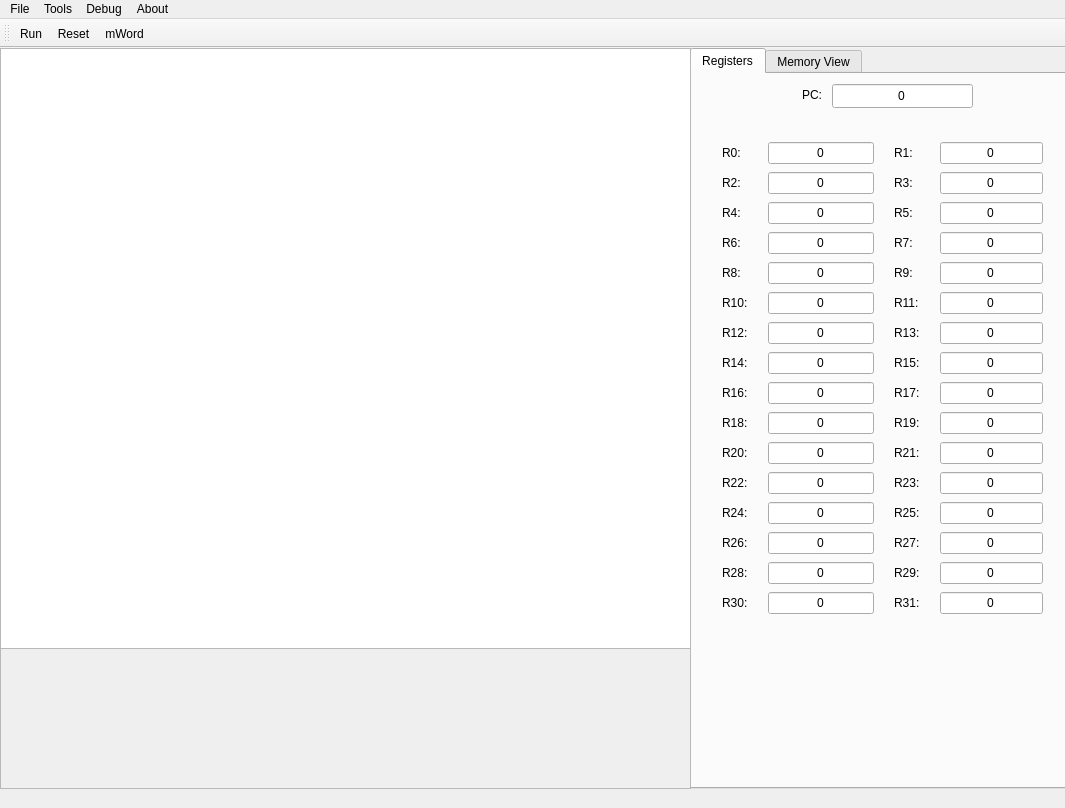
<?xml version="1.0" encoding="UTF-8"?>
<ui version="4.0">
 <class>MainWindow</class>
 <widget class="QMainWindow" name="MainWindow">
  <property name="geometry">
   <rect>
    <x>0</x>
    <y>0</y>
    <width>1065</width>
    <height>808</height>
   </rect>
  </property>
  <property name="sizePolicy">
   <sizepolicy hsizetype="Fixed" vsizetype="Fixed">
    <horstretch>0</horstretch>
    <verstretch>0</verstretch>
   </sizepolicy>
  </property>
  <property name="maximumSize">
   <size>
    <width>1065</width>
    <height>808</height>
   </size>
  </property>
  <property name="contextMenuPolicy">
   <enum>Qt::DefaultContextMenu</enum>
  </property>
  <property name="windowTitle">
   <string>SRCsim Alpha</string>
  </property>
  <property name="windowIcon">
   <iconset resource="resources.qrc">
    <normaloff>:/main_icon</normaloff>:/main_icon</iconset>
  </property>
  <property name="styleSheet">
   <string notr="true"/>
  </property>
  <widget class="QWidget" name="centralwidget">
   <property name="styleSheet">
    <string notr="true"/>
   </property>
   <widget class="QTabWidget" name="mainTabs">
    <property name="geometry">
     <rect>
      <x>690</x>
      <y>0</y>
      <width>391</width>
      <height>741</height>
     </rect>
    </property>
    <property name="toolTip">
     <string>&lt;html&gt;&lt;head/&gt;&lt;body&gt;&lt;p&gt;Editor&lt;/p&gt;&lt;/body&gt;&lt;/html&gt;</string>
    </property>
    <property name="whatsThis">
     <string>&lt;html&gt;&lt;head/&gt;&lt;body&gt;&lt;p&gt;Main Editor&lt;/p&gt;&lt;p&gt;&lt;br/&gt;&lt;/p&gt;&lt;/body&gt;&lt;/html&gt;</string>
    </property>
    <property name="autoFillBackground">
     <bool>false</bool>
    </property>
    <property name="styleSheet">
     <string notr="true"/>
    </property>
    <property name="currentIndex">
     <number>0</number>
    </property>
    <property name="documentMode">
     <bool>false</bool>
    </property>
    <widget class="QWidget" name="registersTab">
     <property name="styleSheet">
      <string notr="true"/>
     </property>
     <attribute name="title">
      <string>Registers</string>
     </attribute>
     <widget class="QLineEdit" name="pcEdit">
      <property name="geometry">
       <rect>
        <x>140</x>
        <y>10</y>
        <width>141</width>
        <height>24</height>
       </rect>
      </property>
      <property name="text">
       <string>0</string>
      </property>
      <property name="alignment">
       <set>Qt::AlignCenter</set>
      </property>
     </widget>
     <widget class="QLabel" name="pcLabel">
      <property name="geometry">
       <rect>
        <x>110</x>
        <y>10</y>
        <width>20</width>
        <height>21</height>
       </rect>
      </property>
      <property name="text">
       <string>PC:</string>
      </property>
     </widget>
     <widget class="QWidget" name="">
      <property name="geometry">
       <rect>
        <x>30</x>
        <y>60</y>
        <width>321</width>
        <height>491</height>
       </rect>
      </property>
      <layout class="QGridLayout" name="gridLayout">
       <property name="sizeConstraint">
        <enum>QLayout::SetDefaultConstraint</enum>
       </property>
       <property name="leftMargin">
        <number>0</number>
       </property>
       <property name="topMargin">
        <number>0</number>
       </property>
       <property name="rightMargin">
        <number>0</number>
       </property>
       <property name="horizontalSpacing">
        <number>20</number>
       </property>
       <property name="verticalSpacing">
        <number>0</number>
       </property>
       <item row="4" column="0">
        <widget class="QLabel" name="r0_label_17">
         <property name="text">
          <string>R8:</string>
         </property>
        </widget>
       </item>
       <item row="1" column="0">
        <widget class="QLabel" name="r2_label">
         <property name="text">
          <string>R2:</string>
         </property>
        </widget>
       </item>
       <item row="6" column="1">
        <widget class="QLineEdit" name="r12_edit">
         <property name="text">
          <string>0</string>
         </property>
         <property name="alignment">
          <set>Qt::AlignCenter</set>
         </property>
        </widget>
       </item>
       <item row="5" column="0">
        <widget class="QLabel" name="r0_label_19">
         <property name="text">
          <string>R10:</string>
         </property>
        </widget>
       </item>
       <item row="12" column="1">
        <widget class="QLineEdit" name="r24_edit">
         <property name="text">
          <string>0</string>
         </property>
         <property name="alignment">
          <set>Qt::AlignCenter</set>
         </property>
        </widget>
       </item>
       <item row="2" column="1">
        <widget class="QLineEdit" name="r4_edit">
         <property name="text">
          <string>0</string>
         </property>
         <property name="alignment">
          <set>Qt::AlignCenter</set>
         </property>
        </widget>
       </item>
       <item row="14" column="1">
        <widget class="QLineEdit" name="r28_edit">
         <property name="text">
          <string>0</string>
         </property>
         <property name="alignment">
          <set>Qt::AlignCenter</set>
         </property>
        </widget>
       </item>
       <item row="0" column="3" colspan="2">
        <widget class="QLineEdit" name="r1_edit">
         <property name="text">
          <string>0</string>
         </property>
         <property name="alignment">
          <set>Qt::AlignCenter</set>
         </property>
        </widget>
       </item>
       <item row="0" column="2">
        <widget class="QLabel" name="r1_label">
         <property name="text">
          <string>R1:</string>
         </property>
        </widget>
       </item>
       <item row="8" column="1">
        <widget class="QLineEdit" name="r16_edit">
         <property name="text">
          <string>0</string>
         </property>
         <property name="alignment">
          <set>Qt::AlignCenter</set>
         </property>
        </widget>
       </item>
       <item row="9" column="1">
        <widget class="QLineEdit" name="r18_edit">
         <property name="text">
          <string>0</string>
         </property>
         <property name="alignment">
          <set>Qt::AlignCenter</set>
         </property>
        </widget>
       </item>
       <item row="1" column="1">
        <widget class="QLineEdit" name="r2_edit">
         <property name="text">
          <string>0</string>
         </property>
         <property name="alignment">
          <set>Qt::AlignCenter</set>
         </property>
        </widget>
       </item>
       <item row="3" column="0">
        <widget class="QLabel" name="r0_label_12">
         <property name="text">
          <string>R6:</string>
         </property>
        </widget>
       </item>
       <item row="3" column="3" colspan="2">
        <widget class="QLineEdit" name="r7_edit">
         <property name="text">
          <string>0</string>
         </property>
         <property name="alignment">
          <set>Qt::AlignCenter</set>
         </property>
        </widget>
       </item>
       <item row="12" column="0">
        <widget class="QLabel" name="r0_label_23">
         <property name="text">
          <string>R24:</string>
         </property>
        </widget>
       </item>
       <item row="10" column="1">
        <widget class="QLineEdit" name="r20_edit">
         <property name="text">
          <string>0</string>
         </property>
         <property name="alignment">
          <set>Qt::AlignCenter</set>
         </property>
        </widget>
       </item>
       <item row="4" column="2">
        <widget class="QLabel" name="r0_label_16">
         <property name="text">
          <string>R9:</string>
         </property>
        </widget>
       </item>
       <item row="7" column="0">
        <widget class="QLabel" name="r0_label_35">
         <property name="text">
          <string>R14:</string>
         </property>
        </widget>
       </item>
       <item row="14" column="0">
        <widget class="QLabel" name="r0_label_31">
         <property name="text">
          <string>R28:</string>
         </property>
        </widget>
       </item>
       <item row="6" column="0">
        <widget class="QLabel" name="r0_label_14">
         <property name="text">
          <string>R12:</string>
         </property>
        </widget>
       </item>
       <item row="2" column="2">
        <widget class="QLabel" name="r0_label_10">
         <property name="text">
          <string>R5:</string>
         </property>
        </widget>
       </item>
       <item row="3" column="1">
        <widget class="QLineEdit" name="r6_edit">
         <property name="text">
          <string>0</string>
         </property>
         <property name="alignment">
          <set>Qt::AlignCenter</set>
         </property>
        </widget>
       </item>
       <item row="15" column="1">
        <widget class="QLineEdit" name="r30_edit">
         <property name="text">
          <string>0</string>
         </property>
         <property name="alignment">
          <set>Qt::AlignCenter</set>
         </property>
        </widget>
       </item>
       <item row="13" column="0">
        <widget class="QLabel" name="r0_label_22">
         <property name="text">
          <string>R26:</string>
         </property>
        </widget>
       </item>
       <item row="5" column="1">
        <widget class="QLineEdit" name="r10_edit">
         <property name="text">
          <string>0</string>
         </property>
         <property name="alignment">
          <set>Qt::AlignCenter</set>
         </property>
        </widget>
       </item>
       <item row="2" column="0">
        <widget class="QLabel" name="r4_label">
         <property name="text">
          <string>R4:</string>
         </property>
        </widget>
       </item>
       <item row="7" column="1">
        <widget class="QLineEdit" name="r14_edit">
         <property name="text">
          <string>0</string>
         </property>
         <property name="alignment">
          <set>Qt::AlignCenter</set>
         </property>
        </widget>
       </item>
       <item row="8" column="0">
        <widget class="QLabel" name="r0_label_24">
         <property name="text">
          <string>R16:</string>
         </property>
        </widget>
       </item>
       <item row="4" column="1">
        <widget class="QLineEdit" name="r8_edit">
         <property name="text">
          <string>0</string>
         </property>
         <property name="alignment">
          <set>Qt::AlignCenter</set>
         </property>
        </widget>
       </item>
       <item row="0" column="1">
        <widget class="QLineEdit" name="r0_edit">
         <property name="enabled">
          <bool>true</bool>
         </property>
         <property name="sizePolicy">
          <sizepolicy hsizetype="Preferred" vsizetype="Ignored">
           <horstretch>0</horstretch>
           <verstretch>0</verstretch>
          </sizepolicy>
         </property>
         <property name="baseSize">
          <size>
           <width>0</width>
           <height>0</height>
          </size>
         </property>
         <property name="text">
          <string>0</string>
         </property>
         <property name="alignment">
          <set>Qt::AlignCenter</set>
         </property>
        </widget>
       </item>
       <item row="2" column="3" colspan="2">
        <widget class="QLineEdit" name="r5_edit">
         <property name="text">
          <string>0</string>
         </property>
         <property name="alignment">
          <set>Qt::AlignCenter</set>
         </property>
        </widget>
       </item>
       <item row="11" column="0">
        <widget class="QLabel" name="r0_label_25">
         <property name="text">
          <string>R22:</string>
         </property>
        </widget>
       </item>
       <item row="15" column="0">
        <widget class="QLabel" name="r0_label_29">
         <property name="text">
          <string>R30:</string>
         </property>
        </widget>
       </item>
       <item row="9" column="0">
        <widget class="QLabel" name="r0_label_15">
         <property name="text">
          <string>R18:</string>
         </property>
        </widget>
       </item>
       <item row="1" column="2">
        <widget class="QLabel" name="r3_label">
         <property name="text">
          <string>R3:</string>
         </property>
        </widget>
       </item>
       <item row="0" column="0">
        <widget class="QLabel" name="r0_label">
         <property name="text">
          <string>R0:</string>
         </property>
        </widget>
       </item>
       <item row="13" column="1">
        <widget class="QLineEdit" name="r26_edit">
         <property name="text">
          <string>0</string>
         </property>
         <property name="alignment">
          <set>Qt::AlignCenter</set>
         </property>
        </widget>
       </item>
       <item row="11" column="1">
        <widget class="QLineEdit" name="r22_edit">
         <property name="text">
          <string>0</string>
         </property>
         <property name="alignment">
          <set>Qt::AlignCenter</set>
         </property>
        </widget>
       </item>
       <item row="4" column="3" colspan="2">
        <widget class="QLineEdit" name="r9_edit">
         <property name="text">
          <string>0</string>
         </property>
         <property name="alignment">
          <set>Qt::AlignCenter</set>
         </property>
        </widget>
       </item>
       <item row="10" column="0">
        <widget class="QLabel" name="r0_label_13">
         <property name="text">
          <string>R20:</string>
         </property>
        </widget>
       </item>
       <item row="3" column="2">
        <widget class="QLabel" name="r0_label_9">
         <property name="text">
          <string>R7:</string>
         </property>
        </widget>
       </item>
       <item row="1" column="3" colspan="2">
        <widget class="QLineEdit" name="r3_edit">
         <property name="text">
          <string>0</string>
         </property>
         <property name="alignment">
          <set>Qt::AlignCenter</set>
         </property>
        </widget>
       </item>
       <item row="5" column="2">
        <widget class="QLabel" name="r0_label_32">
         <property name="text">
          <string>R11:</string>
         </property>
        </widget>
       </item>
       <item row="6" column="2">
        <widget class="QLabel" name="r0_label_28">
         <property name="text">
          <string>R13:</string>
         </property>
        </widget>
       </item>
       <item row="7" column="2">
        <widget class="QLabel" name="r0_label_18">
         <property name="text">
          <string>R15:</string>
         </property>
        </widget>
       </item>
       <item row="8" column="2">
        <widget class="QLabel" name="r0_label_20">
         <property name="text">
          <string>R17:</string>
         </property>
        </widget>
       </item>
       <item row="9" column="2">
        <widget class="QLabel" name="r0_label_33">
         <property name="text">
          <string>R19:</string>
         </property>
        </widget>
       </item>
       <item row="10" column="2">
        <widget class="QLabel" name="r0_label_36">
         <property name="text">
          <string>R21:</string>
         </property>
        </widget>
       </item>
       <item row="11" column="2">
        <widget class="QLabel" name="r0_label_21">
         <property name="text">
          <string>R23:</string>
         </property>
        </widget>
       </item>
       <item row="12" column="2">
        <widget class="QLabel" name="r0_label_27">
         <property name="text">
          <string>R25:</string>
         </property>
        </widget>
       </item>
       <item row="13" column="2">
        <widget class="QLabel" name="r0_label_26">
         <property name="text">
          <string>R27:</string>
         </property>
        </widget>
       </item>
       <item row="14" column="2">
        <widget class="QLabel" name="r0_label_34">
         <property name="text">
          <string>R29:</string>
         </property>
        </widget>
       </item>
       <item row="15" column="2">
        <widget class="QLabel" name="r0_label_30">
         <property name="text">
          <string>R31:</string>
         </property>
        </widget>
       </item>
       <item row="5" column="3" colspan="2">
        <widget class="QLineEdit" name="r11_edit">
         <property name="text">
          <string>0</string>
         </property>
         <property name="alignment">
          <set>Qt::AlignCenter</set>
         </property>
        </widget>
       </item>
       <item row="6" column="3" colspan="2">
        <widget class="QLineEdit" name="r13_edit">
         <property name="text">
          <string>0</string>
         </property>
         <property name="alignment">
          <set>Qt::AlignCenter</set>
         </property>
        </widget>
       </item>
       <item row="7" column="3" colspan="2">
        <widget class="QLineEdit" name="r15_edit">
         <property name="text">
          <string>0</string>
         </property>
         <property name="alignment">
          <set>Qt::AlignCenter</set>
         </property>
        </widget>
       </item>
       <item row="8" column="3" colspan="2">
        <widget class="QLineEdit" name="r17_edit">
         <property name="text">
          <string>0</string>
         </property>
         <property name="alignment">
          <set>Qt::AlignCenter</set>
         </property>
        </widget>
       </item>
       <item row="9" column="3" colspan="2">
        <widget class="QLineEdit" name="r19_edit">
         <property name="text">
          <string>0</string>
         </property>
         <property name="alignment">
          <set>Qt::AlignCenter</set>
         </property>
        </widget>
       </item>
       <item row="10" column="3" colspan="2">
        <widget class="QLineEdit" name="r21_edit">
         <property name="text">
          <string>0</string>
         </property>
         <property name="alignment">
          <set>Qt::AlignCenter</set>
         </property>
        </widget>
       </item>
       <item row="15" column="3" colspan="2">
        <widget class="QLineEdit" name="r31_edit">
         <property name="text">
          <string>0</string>
         </property>
         <property name="alignment">
          <set>Qt::AlignCenter</set>
         </property>
        </widget>
       </item>
       <item row="14" column="3" colspan="2">
        <widget class="QLineEdit" name="r29_edit">
         <property name="text">
          <string>0</string>
         </property>
         <property name="alignment">
          <set>Qt::AlignCenter</set>
         </property>
        </widget>
       </item>
       <item row="13" column="3" colspan="2">
        <widget class="QLineEdit" name="r27_edit">
         <property name="text">
          <string>0</string>
         </property>
         <property name="alignment">
          <set>Qt::AlignCenter</set>
         </property>
        </widget>
       </item>
       <item row="12" column="3" colspan="2">
        <widget class="QLineEdit" name="r25_edit">
         <property name="text">
          <string>0</string>
         </property>
         <property name="alignment">
          <set>Qt::AlignCenter</set>
         </property>
        </widget>
       </item>
       <item row="11" column="3" colspan="2">
        <widget class="QLineEdit" name="r23_edit">
         <property name="text">
          <string>0</string>
         </property>
         <property name="alignment">
          <set>Qt::AlignCenter</set>
         </property>
        </widget>
       </item>
      </layout>
     </widget>
    </widget>
    <widget class="QWidget" name="memoryTab">
     <property name="styleSheet">
      <string notr="true"/>
     </property>
     <attribute name="title">
      <string>Memory View</string>
     </attribute>
     <widget class="QPushButton" name="write_memory_button">
      <property name="geometry">
       <rect>
        <x>10</x>
        <y>120</y>
        <width>80</width>
        <height>25</height>
       </rect>
      </property>
      <property name="text">
       <string>Write</string>
      </property>
     </widget>
     <widget class="QPushButton" name="read_memory_button">
      <property name="geometry">
       <rect>
        <x>100</x>
        <y>120</y>
        <width>80</width>
        <height>25</height>
       </rect>
      </property>
      <property name="text">
       <string>Read</string>
      </property>
     </widget>
     <widget class="QLineEdit" name="address_edit">
      <property name="geometry">
       <rect>
        <x>10</x>
        <y>30</y>
        <width>161</width>
        <height>21</height>
       </rect>
      </property>
     </widget>
     <widget class="QLineEdit" name="mem_value_edit">
      <property name="geometry">
       <rect>
        <x>10</x>
        <y>80</y>
        <width>161</width>
        <height>21</height>
       </rect>
      </property>
     </widget>
     <widget class="QLabel" name="address_label">
      <property name="geometry">
       <rect>
        <x>60</x>
        <y>10</y>
        <width>56</width>
        <height>16</height>
       </rect>
      </property>
      <property name="text">
       <string>Address</string>
      </property>
      <property name="alignment">
       <set>Qt::AlignCenter</set>
      </property>
     </widget>
     <widget class="QLabel" name="value_label">
      <property name="geometry">
       <rect>
        <x>60</x>
        <y>60</y>
        <width>56</width>
        <height>16</height>
       </rect>
      </property>
      <property name="text">
       <string>Value</string>
      </property>
      <property name="alignment">
       <set>Qt::AlignCenter</set>
      </property>
     </widget>
    </widget>
   </widget>
   <widget class="QTextEdit" name="outputBox">
    <property name="enabled">
     <bool>false</bool>
    </property>
    <property name="geometry">
     <rect>
      <x>0</x>
      <y>600</y>
      <width>691</width>
      <height>141</height>
     </rect>
    </property>
    <property name="placeholderText">
     <string extracomment="Output"/>
    </property>
   </widget>
   <widget class="QTextEdit" name="textEdit">
    <property name="geometry">
     <rect>
      <x>0</x>
      <y>0</y>
      <width>691</width>
      <height>601</height>
     </rect>
    </property>
    <property name="font">
     <font>
      <family>Consolas</family>
      <pointsize>11</pointsize>
      <weight>50</weight>
      <italic>false</italic>
      <bold>false</bold>
     </font>
    </property>
    <property name="styleSheet">
     <string notr="true">font: 11pt &quot;Consolas&quot;;
</string>
    </property>
    <property name="acceptRichText">
     <bool>false</bool>
    </property>
   </widget>
  </widget>
  <widget class="QMenuBar" name="menubar">
   <property name="geometry">
    <rect>
     <x>0</x>
     <y>0</y>
     <width>1065</width>
     <height>25</height>
    </rect>
   </property>
   <property name="styleSheet">
    <string notr="true"/>
   </property>
   <widget class="QMenu" name="menuSRCsim">
    <property name="title">
     <string>File</string>
    </property>
    <addaction name="actionFile"/>
    <addaction name="actionSave"/>
    <addaction name="actionOpen"/>
   </widget>
   <widget class="QMenu" name="menuAbout">
    <property name="title">
     <string>Tools</string>
    </property>
   </widget>
   <widget class="QMenu" name="menuAbout_2">
    <property name="title">
     <string>About</string>
    </property>
    <addaction name="actionCredits"/>
   </widget>
   <widget class="QMenu" name="menuDebug">
    <property name="title">
     <string>Debug</string>
    </property>
   </widget>
   <addaction name="menuSRCsim"/>
   <addaction name="menuAbout"/>
   <addaction name="menuDebug"/>
   <addaction name="menuAbout_2"/>
  </widget>
  <widget class="QToolBar" name="toolBar">
   <property name="contextMenuPolicy">
    <enum>Qt::DefaultContextMenu</enum>
   </property>
   <property name="windowTitle">
    <string>toolBar</string>
   </property>
   <property name="styleSheet">
    <string notr="true"/>
   </property>
   <attribute name="toolBarArea">
    <enum>TopToolBarArea</enum>
   </attribute>
   <attribute name="toolBarBreak">
    <bool>false</bool>
   </attribute>
   <addaction name="toolRun"/>
   <addaction name="actionReset"/>
   <addaction name="actionmWord"/>
  </widget>
  <action name="actionFile">
   <property name="text">
    <string>New</string>
   </property>
  </action>
  <action name="actionSave">
   <property name="text">
    <string>Save</string>
   </property>
  </action>
  <action name="actionOpen">
   <property name="text">
    <string>Open</string>
   </property>
  </action>
  <action name="toolRun">
   <property name="checkable">
    <bool>false</bool>
   </property>
   <property name="icon">
    <iconset resource="resources.qrc">
     <normaloff>:/run</normaloff>:/run</iconset>
   </property>
   <property name="text">
    <string>Run</string>
   </property>
   <property name="iconText">
    <string>Run</string>
   </property>
  </action>
  <action name="actionmWord">
   <property name="icon">
    <iconset resource="resources.qrc">
     <normaloff>:/mTool</normaloff>:/mTool</iconset>
   </property>
   <property name="text">
    <string>mWord</string>
   </property>
  </action>
  <action name="actionReset">
   <property name="icon">
    <iconset resource="resources.qrc">
     <normaloff>:/reset</normaloff>:/reset</iconset>
   </property>
   <property name="text">
    <string>Reset</string>
   </property>
  </action>
  <action name="actionCredits">
   <property name="text">
    <string>Credits</string>
   </property>
  </action>
 </widget>
 <resources>
  <include location="resources.qrc"/>
 </resources>
 <connections/>
</ui>
